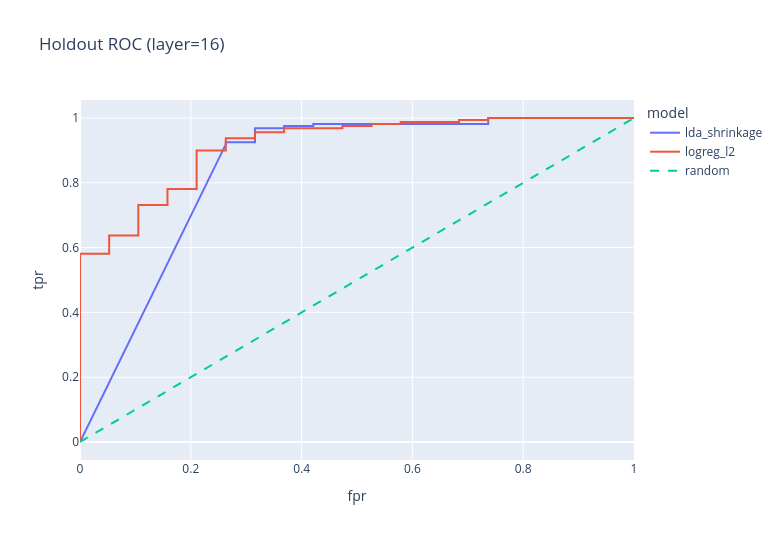
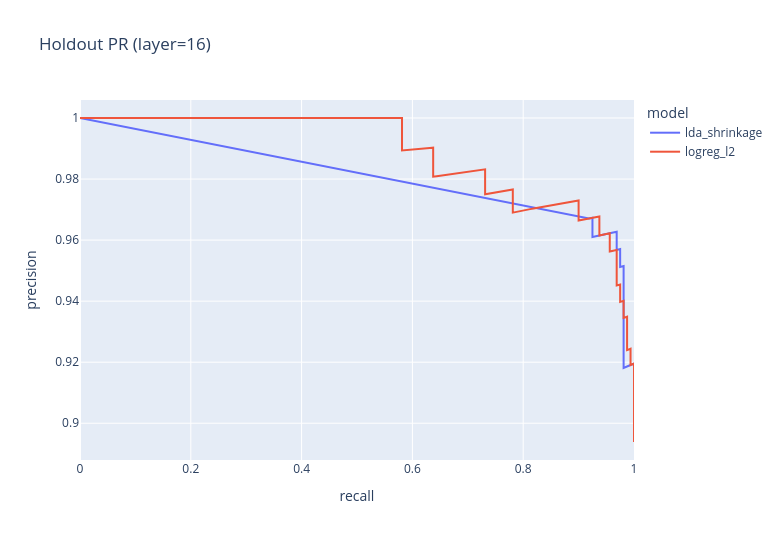

These figures' notebook cell, in order:
### Code cell
# Stage 6: Reporting (choose layer and model)
REPORT_LAYER = RUN.layers[1]
REPORT_MODEL = "logreg_l2"

if int(REPORT_LAYER) not in pipeline_results:
    raise RuntimeError(f"REPORT_LAYER={REPORT_LAYER} not found in pipeline_results")

hold_block = pipeline_results[int(REPORT_LAYER)]["holdout"]
val_block = pipeline_results[int(REPORT_LAYER)]["val"]

print("Val metrics:")
display(val_block["metrics_df"].query("model == @REPORT_MODEL"))
print("Holdout metrics:")
display(hold_block["metrics_df"].query("model == @REPORT_MODEL"))

# Holdout subtype diagnostics
print("Holdout subtype diagnostics:")
display(hold_block["subtype_df"].query("model == @REPORT_MODEL").sort_values("collection_name"))

# Text report on holdout.
hold_res = hold_block["results"][REPORT_MODEL]
print(classification_report(hold_res["y_true"], hold_res["y_pred"], target_names=["honest", "malicious"], digits=4))

# ROC and PR curves for the selected layer across both models.
roc_rows = []
pr_rows = []
for model_name, model_out in hold_block["results"].items():
    try:
        fpr, tpr, _ = roc_curve(model_out["y_true"], model_out["y_score"])
        roc_rows.append(pd.DataFrame({"fpr": fpr, "tpr": tpr, "model": model_name}))
    except Exception:
        pass
    try:
        prec, rec, _ = precision_recall_curve(model_out["y_true"], model_out["y_score"])
        pr_rows.append(pd.DataFrame({"recall": rec, "precision": prec, "model": model_name}))
    except Exception:
        pass

if roc_rows:
    roc_df = pd.concat(roc_rows, ignore_index=True)
    fig_roc = px.line(roc_df, x="fpr", y="tpr", color="model", title=f"Holdout ROC (layer={REPORT_LAYER})", width=780, height=540)
    fig_roc.add_scatter(x=[0, 1], y=[0, 1], mode="lines", name="random", line=dict(dash="dash"))
    fig_roc.show()

if pr_rows:
    pr_df = pd.concat(pr_rows, ignore_index=True)
    fig_pr = px.line(pr_df, x="recall", y="precision", color="model", title=f"Holdout PR (layer={REPORT_LAYER})", width=780, height=540)
    fig_pr.show()

### Figure 1 — Plotly figure (JSON) as saved in the notebook; plotly's stock layout.template omitted (floating-point values rounded to 4 significant figures)
{"data": [{"hovertemplate": "model=lda_shrinkage<br>fpr=%{x}<br>tpr=%{y}<extra></extra>", "legendgroup": "lda_shrinkage", "line": {"color": "#636efa", "dash": "solid"}, "marker": {"symbol": "circle"}, "mode": "lines", "name": "lda_shrinkage", "orientation": "v", "showlegend": true, "type": "scatter", "x": [0.0, 0.2632, 0.2632, 0.3158, 0.3158, 0.3684, 0.3684, 0.4211, 0.4211, 0.7368, 0.7368, 1.0], "xaxis": "x", "y": [0.0, 0.9187, 0.925, 0.925, 0.9688, 0.9688, 0.975, 0.975, 0.9812, 0.9812, 1.0, 1.0], "yaxis": "y"}, {"hovertemplate": "model=logreg_l2<br>fpr=%{x}<br>tpr=%{y}<extra></extra>", "legendgroup": "logreg_l2", "line": {"color": "#EF553B", "dash": "solid"}, "marker": {"symbol": "circle"}, "mode": "lines", "name": "logreg_l2", "orientation": "v", "showlegend": true, "type": "scatter", "x": [0.0, 0.0, 0.0, 0.05263, 0.05263, 0.1053, 0.1053, 0.1579, 0.1579, 0.2105, 0.2105, 0.2632, 0.2632, 0.3158, 0.3158, 0.3684, 0.3684, 0.4737, 0.4737, 0.5263, 0.5263, 0.5789, 0.5789, 0.6842, 0.6842, 0.7368, 0.7368, 1.0], "xaxis": "x", "y": [0.0, 0.00625, 0.5813, 0.5813, 0.6375, 0.6375, 0.7312, 0.7312, 0.7812, 0.7812, 0.9, 0.9, 0.9375, 0.9375, 0.9563, 0.9563, 0.9688, 0.9688, 0.975, 0.975, 0.9812, 0.9812, 0.9875, 0.9875, 0.9938, 0.9938, 1.0, 1.0], "yaxis": "y"}, {"line": {"dash": "dash"}, "mode": "lines", "name": "random", "type": "scatter", "x": [0, 1], "y": [0, 1]}], "layout": {"height": 540, "legend": {"title": {"text": "model"}, "tracegroupgap": 0}, "title": {"text": "Holdout ROC (layer=16)"}, "width": 780, "xaxis": {"anchor": "y", "domain": [0, 1], "title": {"text": "fpr"}}, "yaxis": {"anchor": "x", "domain": [0, 1], "title": {"text": "tpr"}}}}

### Figure 2 — Plotly figure (JSON) as saved in the notebook; plotly's stock layout.template omitted (floating-point values rounded to 4 significant figures; data arrays with more than 128 entries replaced by an {"elided": "..."} marker saying what was removed)
{"data": [{"hovertemplate": "model=lda_shrinkage<br>recall=%{x}<br>precision=%{y}<extra></extra>", "legendgroup": "lda_shrinkage", "line": {"color": "#636efa", "dash": "solid"}, "marker": {"symbol": "circle"}, "mode": "lines", "name": "lda_shrinkage", "orientation": "v", "showlegend": true, "type": "scatter", "x": [1.0, 1.0, 1.0, 1.0, 1.0, 1.0, 0.9938, 0.9875, 0.9812, 0.9812, 0.9812, 0.9812, 0.9812, 0.9812, 0.9812, 0.975, 0.975, 0.9688, 0.9688, 0.9625, 0.9563, 0.95, 0.9437, 0.9375, 0.9313, 0.925, 0.925, 0.9187, 0.0], "xaxis": "x", "y": [0.8939, 0.8989, 0.904, 0.9091, 0.9143, 0.9195, 0.9191, 0.9186, 0.9181, 0.9235, 0.929, 0.9345, 0.9401, 0.9458, 0.9515, 0.9512, 0.9571, 0.9568, 0.9627, 0.9625, 0.9623, 0.962, 0.9618, 0.9615, 0.9613, 0.961, 0.9673, 0.9671, 1.0], "yaxis": "y"}, {"hovertemplate": "model=logreg_l2<br>recall=%{x}<br>precision=%{y}<extra></extra>", "legendgroup": "logreg_l2", "line": {"color": "#EF553B", "dash": "solid"}, "marker": {"symbol": "circle"}, "mode": "lines", "name": "logreg_l2", "orientation": "v", "showlegend": true, "type": "scatter", "x": {"elided": "180 float values"}, "xaxis": "x", "y": {"elided": "180 float values"}, "yaxis": "y"}], "layout": {"height": 540, "legend": {"title": {"text": "model"}, "tracegroupgap": 0}, "title": {"text": "Holdout PR (layer=16)"}, "width": 780, "xaxis": {"anchor": "y", "domain": [0, 1], "title": {"text": "recall"}}, "yaxis": {"anchor": "x", "domain": [0, 1], "title": {"text": "precision"}}}}
